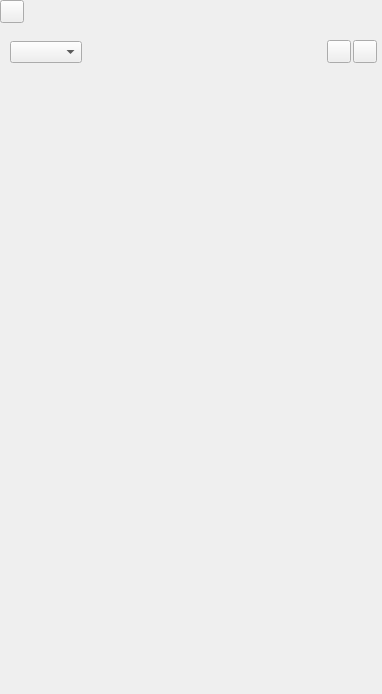
<?xml version="1.0" encoding="UTF-8"?>
<ui version="4.0">
 <class>TreeView</class>
 <widget class="QWidget" name="TreeView">
  <property name="geometry">
   <rect>
    <x>0</x>
    <y>0</y>
    <width>382</width>
    <height>694</height>
   </rect>
  </property>
  <property name="windowTitle">
   <string>TreeView</string>
  </property>
  <layout class="QVBoxLayout" name="verticalLayout_5" stretch="20">
   <property name="spacing">
    <number>0</number>
   </property>
   <property name="leftMargin">
    <number>0</number>
   </property>
   <property name="topMargin">
    <number>0</number>
   </property>
   <property name="rightMargin">
    <number>0</number>
   </property>
   <property name="bottomMargin">
    <number>0</number>
   </property>
   <item>
    <widget class="QWidget" name="widget_2" native="true">
     <layout class="QVBoxLayout" name="verticalLayout_4">
      <property name="spacing">
       <number>0</number>
      </property>
      <property name="leftMargin">
       <number>0</number>
      </property>
      <property name="topMargin">
       <number>0</number>
      </property>
      <property name="rightMargin">
       <number>0</number>
      </property>
      <property name="bottomMargin">
       <number>0</number>
      </property>
      <item>
       <layout class="QVBoxLayout" name="verticalLayout" stretch="1,2,20,1">
        <property name="spacing">
         <number>0</number>
        </property>
        <property name="bottomMargin">
         <number>0</number>
        </property>
        <item>
         <widget class="ToolButton2State" name="playlist_btn">
          <property name="text">
           <string/>
          </property>
         </widget>
        </item>
        <item>
         <widget class="QWidget" name="playlist_tree_2" native="true">
          <layout class="QHBoxLayout" name="horizontalLayout_4">
           <property name="spacing">
            <number>2</number>
           </property>
           <property name="leftMargin">
            <number>10</number>
           </property>
           <property name="topMargin">
            <number>0</number>
           </property>
           <property name="rightMargin">
            <number>5</number>
           </property>
           <property name="bottomMargin">
            <number>0</number>
           </property>
           <item>
            <widget class="QComboBox" name="listtype_combo"/>
           </item>
           <item>
            <spacer name="horizontalSpacer">
             <property name="orientation">
              <enum>Qt::Horizontal</enum>
             </property>
             <property name="sizeHint" stdset="0">
              <size>
               <width>175</width>
               <height>20</height>
              </size>
             </property>
            </spacer>
           </item>
           <item>
            <widget class="QToolButton" name="addfile_btn">
             <property name="text">
              <string/>
             </property>
            </widget>
           </item>
           <item>
            <widget class="QToolButton" name="delfile_btn">
             <property name="text">
              <string/>
             </property>
            </widget>
           </item>
          </layout>
         </widget>
        </item>
        <item>
         <widget class="QWidget" name="playlist_tree" native="true"/>
        </item>
        <item>
         <spacer name="verticalSpacer">
          <property name="orientation">
           <enum>Qt::Vertical</enum>
          </property>
          <property name="sizeHint" stdset="0">
           <size>
            <width>20</width>
            <height>40</height>
           </size>
          </property>
         </spacer>
        </item>
       </layout>
      </item>
     </layout>
    </widget>
   </item>
  </layout>
 </widget>
 <layoutdefault spacing="6" margin="11"/>
 <customwidgets>
  <customwidget>
   <class>ToolButton2State</class>
   <extends>QToolButton</extends>
   <header>toolbutton2state.h</header>
  </customwidget>
 </customwidgets>
 <resources/>
 <connections/>
</ui>
